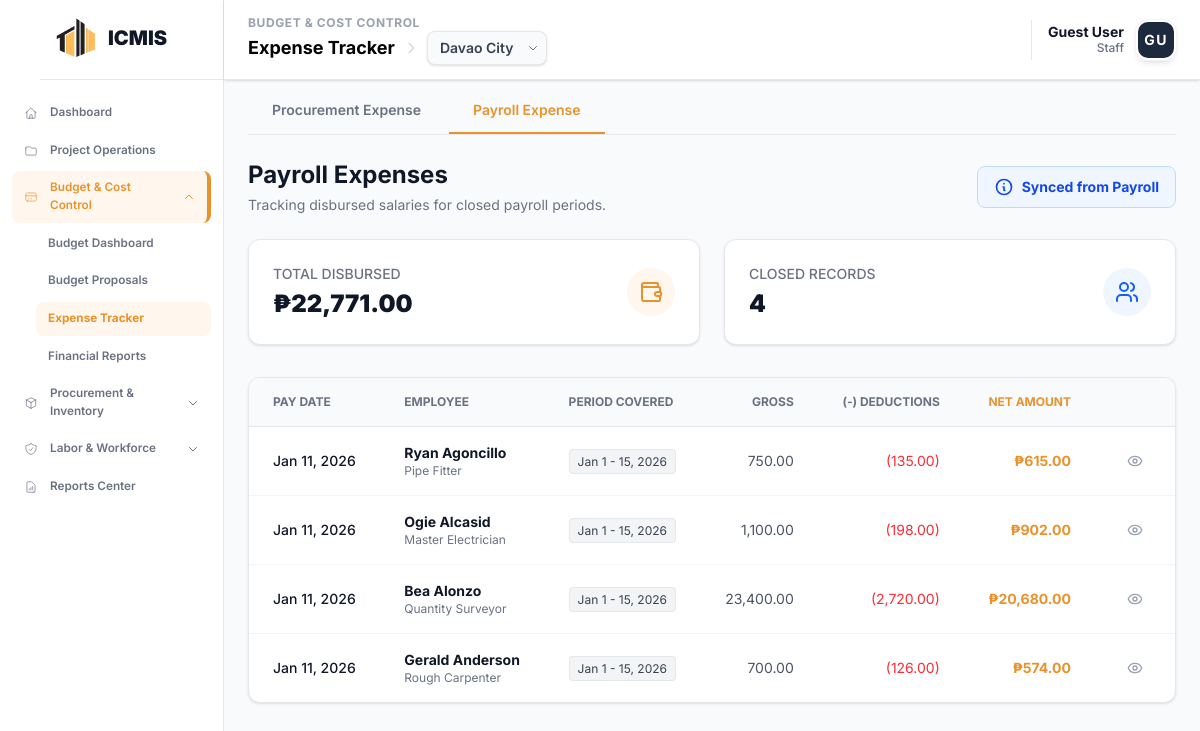
Before: /modules/budget/payroll_expenses.php with the older database file.
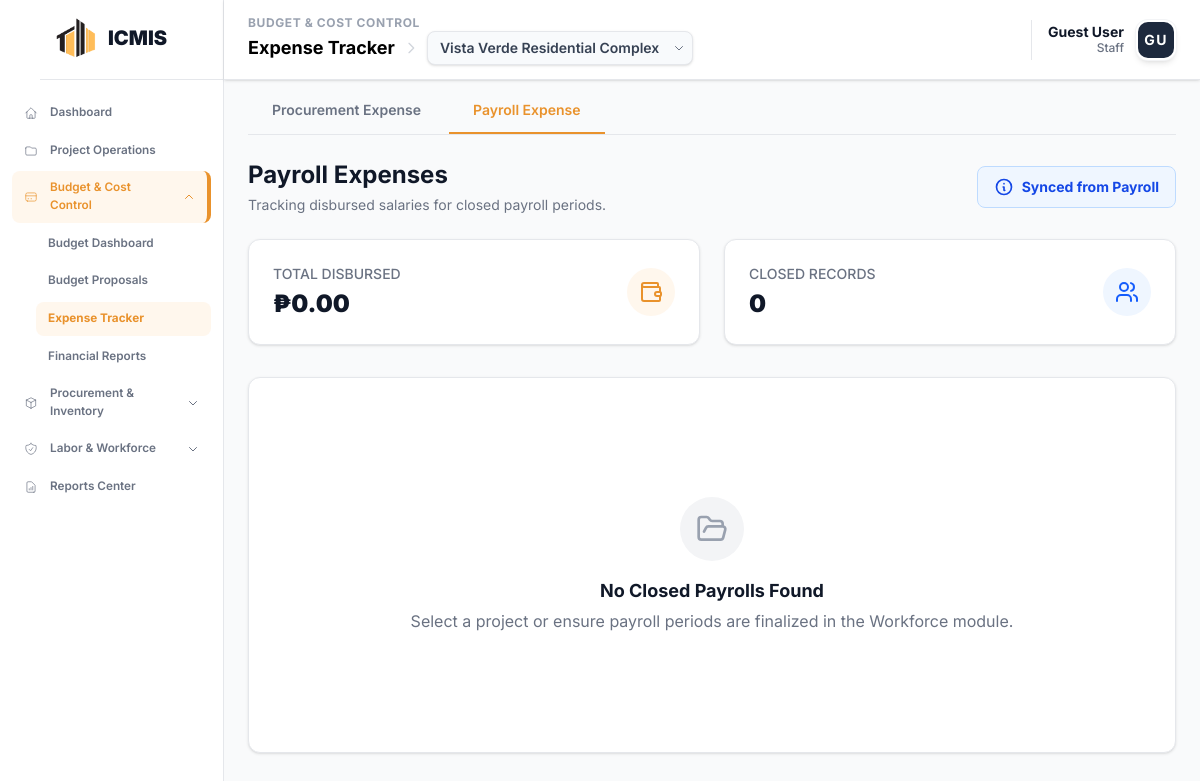
After: the same page with the newer database file.
### tables this page shows
CREATE TABLE `workforce_payroll` (
  `payroll_id` int NOT NULL,
  `employee_id` int NOT NULL,
  `period_id` int NOT NULL,
  `hours_worked` decimal(5,2) DEFAULT NULL,
  `gross_pay` decimal(10,2) DEFAULT NULL,
  `net_pay` decimal(10,2) DEFAULT NULL,
  `status` enum('Calculated','Approved','Processed') DEFAULT 'Calculated'
);

CREATE TABLE `workforce_payroll_periods` (
  `period_id` int NOT NULL,
  `start_date` date NOT NULL,
  `end_date` date NOT NULL,
  `pay_date` date DEFAULT NULL,
  `status` enum('Open','Closed','Processing') DEFAULT 'Open',
  `processed_by` int DEFAULT NULL COMMENT 'Employee ID of the person who processed this',
  `created_at` timestamp NULL DEFAULT CURRENT_TIMESTAMP
);

CREATE TABLE `workforce_job_titles` (
  `job_title_id` int NOT NULL,
  `title_name` varchar(100) NOT NULL,
  `department` varchar(50) DEFAULT NULL,
  `description` text,
  `default_daily_rate` decimal(10,2) DEFAULT NULL,
  `default_monthly_salary` decimal(15,2) DEFAULT NULL,
  `is_active` tinyint(1) DEFAULT '1',
  `created_at` timestamp NULL DEFAULT CURRENT_TIMESTAMP,
  `updated_at` timestamp NULL DEFAULT CURRENT_TIMESTAMP ON UPDATE CURRENT_TIMESTAMP
);

### modules/budget/project_context.php (called while the page is built, shortened)
<?php
function getProjectContext($conn) {
    $sql = "SELECT project_id FROM icmis_projects ORDER BY project_id DESC LIMIT 1";
    $result = $conn->query($sql);
    if ($result && $result->num_rows > 0) {
        $row = $result->fetch_assoc();
        $project_id = intval($row['project_id']);
        return $project_id;
    }
    return 0;
}
?>

### modules/budget/payroll_expenses.php (the view, shortened to what the changed rows need)
<?php
  include __DIR__ . '/project_context.php';
  $conn = function_exists('getBudgetConnection') ? getBudgetConnection() : new mysqli(DB_HOST, DB_USER, DB_PASS, DB_NAME);
  $selected_project_id = function_exists('getProjectContext') ? getProjectContext($conn) : (isset($_SESSION['selected_project_id']) ? $_SESSION['selected_project_id'] : 0);
  $expenses = [];
  $total_payroll_expense = 0;
  if ($selected_project_id > 0) {
      $sql = "SELECT
                  wp.payroll_id,
                  wp.net_pay as amount, -- Expense is the Net Pay disbursed
                  wp.gross_pay,
                  (wp.gross_pay - wp.net_pay) as deductions,
                  wpp.pay_date as expense_date,
                  wpp.start_date,
                  wpp.end_date,
                  CONCAT(e.first_name, ' ', e.last_name) as employee_name,
                  jt.title_name as role,
                  pp.phase_name
              FROM workforce_payroll wp
              JOIN workforce_payroll_periods wpp ON wp.period_id = wpp.period_id
              JOIN workforce_employees e ON wp.employee_id = e.employee_id
              -- Join Assignments to link Employee to Project/Phase for this context
              JOIN workforce_assignments wa ON e.employee_id = wa.employee_id
              LEFT JOIN workforce_job_titles jt ON e.job_title_id = jt.job_title_id
              LEFT JOIN icmis_project_phases pp ON wa.phase_id = pp.phase_id
              WHERE wpp.status = 'Closed'
              AND wa.project_id = ?
              AND wa.status = 'Active' -- Ensure we get their active assignment for the project
              ORDER BY wpp.pay_date DESC, e.last_name ASC";
      $stmt = $conn->prepare($sql);
      $stmt->bind_param("i", $selected_project_id);
      $stmt->execute();
      $result = $stmt->get_result();
      while ($row = $result->fetch_assoc()) {
          $expenses[] = $row;
          $total_payroll_expense += $row['amount'];
      }
  }
?>
<!DOCTYPE html>
<html lang="en">
<head>
  <?php include __DIR__ . '/../../includes/head_assetsv2.php'; ?>
</head>
<body class="bg-gray-50">
  <?php
    include __DIR__ . '/../../includes/sidebar.php';
    include __DIR__ . '/../../includes/header.php';
  ?>
  <main class="ml-56 mt-16 p-6 transition-all duration-300 animate-fade-in">
      <div class="flex items-center justify-between mb-6">
        <div>
          <h1 class="text-2xl text-gray-900 font-bold">Payroll Expenses</h1>
        </div>
      </div>
      <div class="grid grid-cols-1 md:grid-cols-2 gap-6 mb-8">
          <div class="bg-white p-6 rounded-xl border border-gray-200 shadow-sm flex items-center justify-between">
              <div>
                  <p class="text-sm font-medium text-gray-500 uppercase">Total Disbursed</p>
                  <p class="text-2xl font-black text-gray-900 mt-1">₱<?= number_format($total_payroll_expense, 2) ?></p>
              </div>
          </div>
          <div class="bg-white p-6 rounded-xl border border-gray-200 shadow-sm flex items-center justify-between">
              <div>
                  <p class="text-sm font-medium text-gray-500 uppercase">Closed Records</p>
                  <p class="text-2xl font-black text-gray-900 mt-1"><?= count($expenses) ?></p>
              </div>
          </div>
      </div>
      <?php if (empty($expenses)): ?>
        <div class="bg-white rounded-xl border border-gray-200 shadow-sm p-12 text-center h-94 flex flex-col items-center justify-center">
            <div class="mx-auto w-16 h-16 bg-gray-100 rounded-full flex items-center justify-center mb-4">
                <i data-lucide="folder-open" class="w-8 h-8 text-gray-400"></i>
            </div>
            <h3 class="text-lg font-bold text-gray-900">No Closed Payrolls Found</h3>
            <p class="text-gray-500 mt-1">Select a project or ensure payroll periods are finalized in the Workforce module.</p>
        </div>
      <?php else: ?>
        <div class="bg-white border border-gray-200 rounded-xl shadow-sm overflow-hidden">
            <div class="overflow-x-auto">
                <table class="w-full text-left border-collapse">
                    <thead class="bg-gray-50 border-b border-gray-200">
                        <tr>
                            <th class="px-6 py-4 text-xs font-bold text-gray-500 uppercase">Pay Date</th>
                            <th class="px-6 py-4 text-xs font-bold text-gray-500 uppercase">Employee</th>
                            <th class="px-6 py-4 text-xs font-bold text-gray-500 uppercase">Period Covered</th>
                            <th class="px-6 py-4 text-xs font-bold text-gray-500 uppercase text-right">Gross</th>
                            <th class="px-6 py-4 text-xs font-bold text-gray-500 uppercase text-right">(-) Deductions</th>
                            <th class="px-6 py-4 text-xs font-bold text-[#e9922c] uppercase text-right">Net Amount</th>
                            <th class="px-6 py-4 text-center w-20"></th>
                        </tr>
                    </thead>
                    <tbody class="divide-y divide-gray-100">
                        <?php foreach($expenses as $exp):
                            $period_label = date('M j', strtotime($exp['start_date'])) . ' - ' . date('j, Y', strtotime($exp['end_date']));
                        ?>
                        <tr class="hover:bg-orange-50/30 transition-colors group">
                            <td class="px-6 py-4 text-sm text-gray-900 font-medium">
                                <?= date('M d, Y', strtotime($exp['expense_date'])) ?>
                            </td>
                            <td class="px-6 py-4">
                                <p class="text-sm font-bold text-gray-900"><?= htmlspecialchars($exp['employee_name']) ?></p>
                                <p class="text-xs text-gray-500"><?= htmlspecialchars($exp['role']) ?></p>
                            </td>
                            <td class="px-6 py-4 text-sm text-gray-600">
                                <span class="bg-gray-100 text-gray-700 px-2 py-1 rounded text-xs border border-gray-200">
                                    <?= $period_label ?>
                                </span>
                            </td>
                            <td class="px-6 py-4 text-sm text-right font-mono text-gray-600">
                                <?= number_format($exp['gross_pay'], 2) ?>
                            </td>
                            <td class="px-6 py-4 text-sm text-right font-mono text-red-500">
                                (<?= number_format($exp['deductions'], 2) ?>)
                            </td>
                            <td class="px-6 py-4 text-sm text-right font-mono font-bold text-[#e9922c]">
                                ₱<?= number_format($exp['amount'], 2) ?>
                            </td>
                            <td class="px-6 py-4 text-center">
                                <button onclick="PayrollExpenses.viewDetails(<?= $exp['payroll_id'] ?>)"
                                        class="p-2 text-gray-400 hover:text-[#e9922c] hover:bg-orange-50 rounded-lg transition-all"
                                        title="View Breakdown">
                                    <i data-lucide="eye" class="w-4 h-4"></i>
                                </button>
                            </td>
                        </tr>
                        <?php endforeach; ?>
                    </tbody>
                </table>
            </div>
        </div>
      <?php endif; ?>
  </main>
</body>
</html>

### includes/header.php (shortened to what the changed rows need)
<?php
$current_uri = $_SERVER['REQUEST_URI'];
$current_file = basename($_SERVER['PHP_SELF']);
if (!isset($show_project_selector)) {
    $show_project_selector = (
        strpos($current_uri, '/modules/budget/') !== false ||
        strpos($current_uri, '/modules/procurement/') !== false ||
        strpos($current_uri, '/modules/workforce/') !== false ||
        strpos($current_uri, '/modules/reports/') !== false ||
        $current_file === 'dashboard.php'
    );
}
$header_projects = [];
$header_project_id = 0;
if ($show_project_selector) {
    $header_project_id = $_SESSION['selected_project_id'] ?? 0;
    if (isset($conn) && $conn instanceof mysqli) {
        $h_sql = "SELECT project_id, project_code, project_name FROM icmis_projects ORDER BY project_id DESC";
        $h_result = $conn->query($h_sql);
        if ($h_result && $h_result->num_rows > 0) {
            while ($row = $h_result->fetch_assoc()) {
                $header_projects[] = $row;
            }
        }
    }
}
?>
<header class="bg-white border-b border-gray-200 shadow-sm px-6 py-4 fixed top-0 left-56 right-0 z-50 h-20 flex items-center justify-between">
    <div class="flex items-center gap-4">
        <div class="flex flex-col">
            <div class="flex items-center gap-2">
                <?php if ($show_project_selector): ?>
                    <div class="relative group">
                        <?php if (!empty($header_projects)): ?>
                            <select onchange="changeHeaderProject(this.value)" class="appearance-none bg-slate-50 border border-gray-200 hover:border-[#e9922c] text-gray-700 text-sm font-semibold rounded-lg pl-3 pr-8 py-1.5 cursor-pointer focus:outline-none focus:ring-2 focus:ring-[#e9922c] focus:border-transparent transition-all shadow-sm">
                                <?php foreach ($header_projects as $proj): ?>
                                    <option value="<?php echo $proj['project_id']; ?>" <?php echo ($proj['project_id'] == $header_project_id) ? 'selected' : ''; ?>>
                                        <?php echo htmlspecialchars($proj['project_name']); ?>
                                    </option>
                                <?php endforeach; ?>
                            </select>
                        <?php else: ?>
                            <select class="appearance-none bg-slate-50 border border-gray-200 text-gray-400 text-sm font-semibold rounded-lg pl-3 pr-8 py-1.5 cursor-not-allowed shadow-sm" disabled>
                                <option selected>No Projects</option>
                            </select>
                        <?php endif; ?>
                        <div class="pointer-events-none absolute inset-y-0 right-0 flex items-center px-2 text-gray-500">
                        </div>
                    </div>
                <?php endif; ?>
            </div>
        </div>
    </div>
</header>

Changed rows visible on the page:
removed workforce_payroll: period.pay_date "Jan 11, 2026", employee_name "Ryan Agoncillo", workforce_job_titles.title_name "Pipe Fitter", period.end_date "Jan 1 - 15, 2026", gross_pay "750.00", deductions "135.00", net_pay "615.00"
removed workforce_payroll: period.pay_date "Jan 11, 2026", employee_name "Ogie Alcasid", workforce_job_titles.title_name "Master Electrician", period.end_date "Jan 1 - 15, 2026", gross_pay "1,100.00", deductions "198.00", net_pay "902.00"
removed workforce_payroll: period.pay_date "Jan 11, 2026", employee_name "Bea Alonzo", workforce_job_titles.title_name "Quantity Surveyor", period.end_date "Jan 1 - 15, 2026", gross_pay "23,400.00", deductions "2,720.00", net_pay "20,680.00"
removed workforce_payroll: period.pay_date "Jan 11, 2026", employee_name "Gerald Anderson", workforce_job_titles.title_name "Rough Carpenter", period.end_date "Jan 1 - 15, 2026", gross_pay "700.00", deductions "126.00", net_pay "574.00"
Other visible differences:
form field value: "Davao City" → "Vista Verde Residential Complex"
$total_payroll_expense: "22,771.00" → "0.00"
count($expenses): "4" → "0"
text no longer shown: "PAY DATE EMPLOYEE PERIOD COVERED GROSS (-) DEDUCTIONS NET AMOUNT"
text now shown: "No Closed Payrolls Found Select a project or ensure payroll periods are finalized in the Workforce module."
